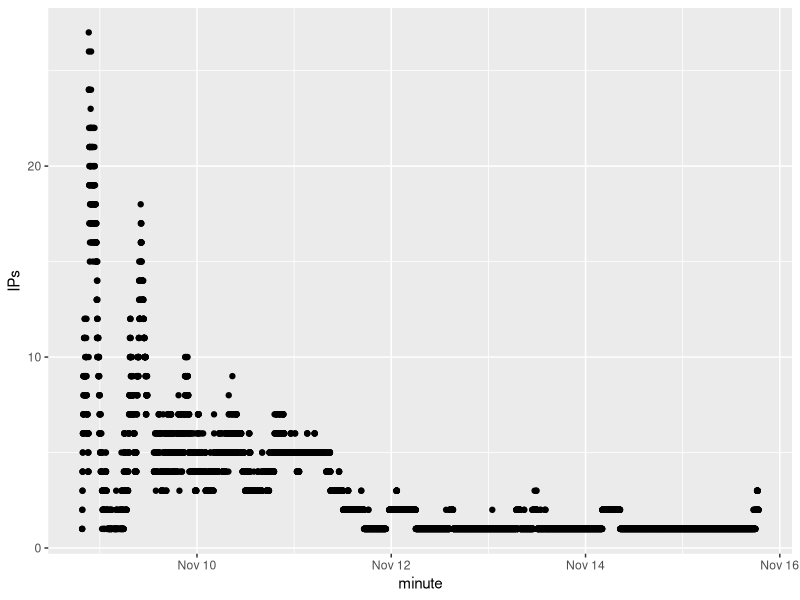
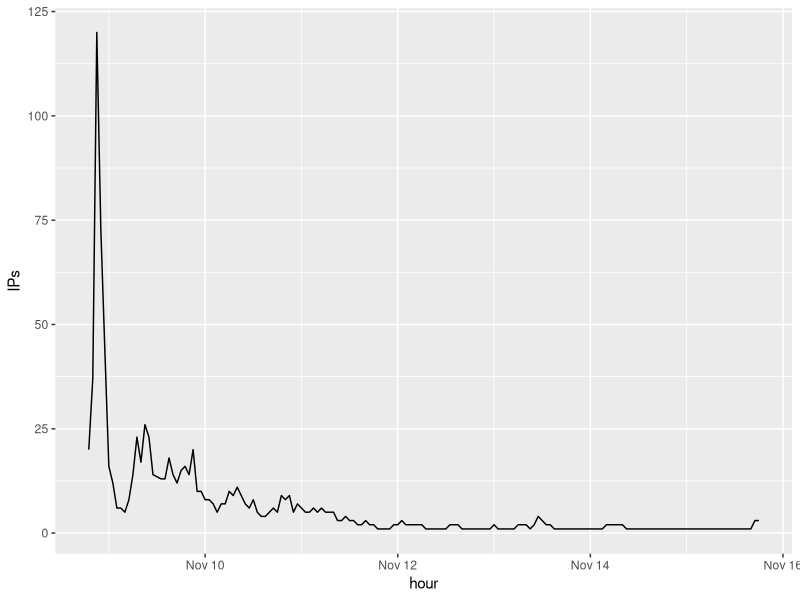
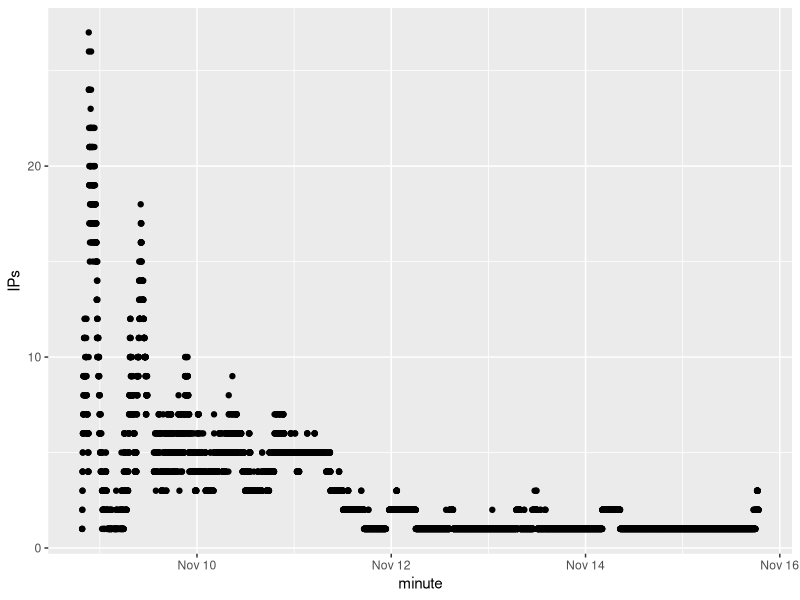
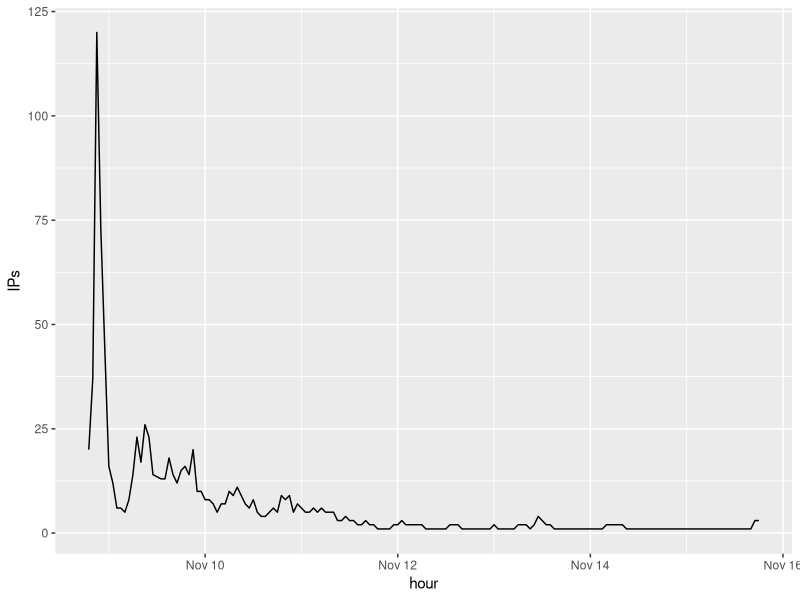

Recreate these plots in R, in order.
library(ggplot2)

rastrigin.IPs <- read.csv("rastrigin-IPs-per-minute.csv")
rastrigin.IPs$minute <-  as.POSIXct(rastrigin.IPs$Minute, "%Y-%m-%d %H:%M")
ggplot(data=rastrigin.IPs, aes(x=minute,y=IPs))+ scale_x_datetime()+geom_point()
ggsave("rastrigin-IPs.png",width=4,height=3)

rastrigin.IPs.hour <- read.csv("rastrigin-IPs-per-hour.csv")
rastrigin.IPs.hour$hour <-  as.POSIXct(rastrigin.IPs.hour$Hour, "%Y-%m-%d %H:%M:%S")
ggplot(data=rastrigin.IPs.hour, aes(x=hour,y=IPs))+ scale_x_datetime()+geom_line()
ggsave("rastrigin-IPs-hour.png",width=4,height=3)
